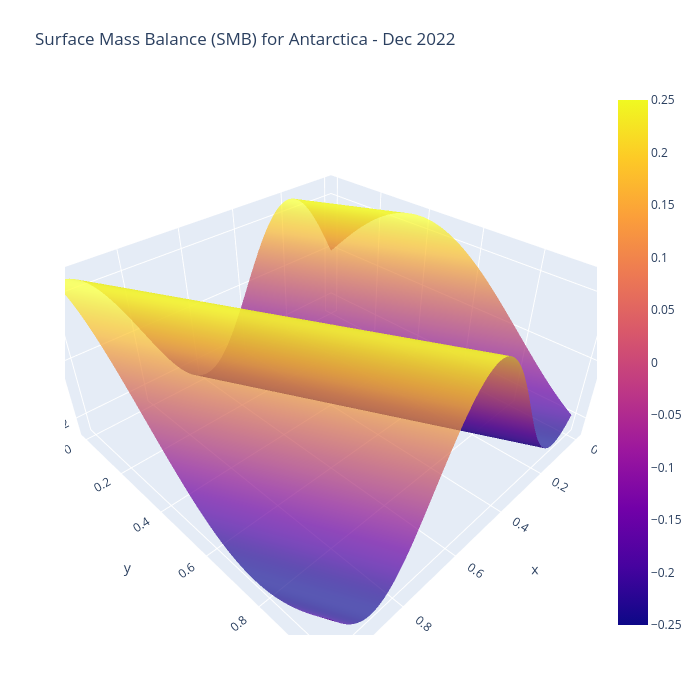

The code cell stored with this chart in its notebook:
### Code cell
fig = go.Figure(data = [go.Surface(
    z = train_y, 
    x = train_x_2D[0], 
    y = train_x_2D[1],
    opacity = 0.7
    )])

fig.update_layout(title = 'Surface Mass Balance (SMB) for Antarctica - Dec 2022',
                  width = 700, height = 700,
                  margin = dict(l = 65, r = 50, b = 65, t = 90)
                  )

fig.show()
